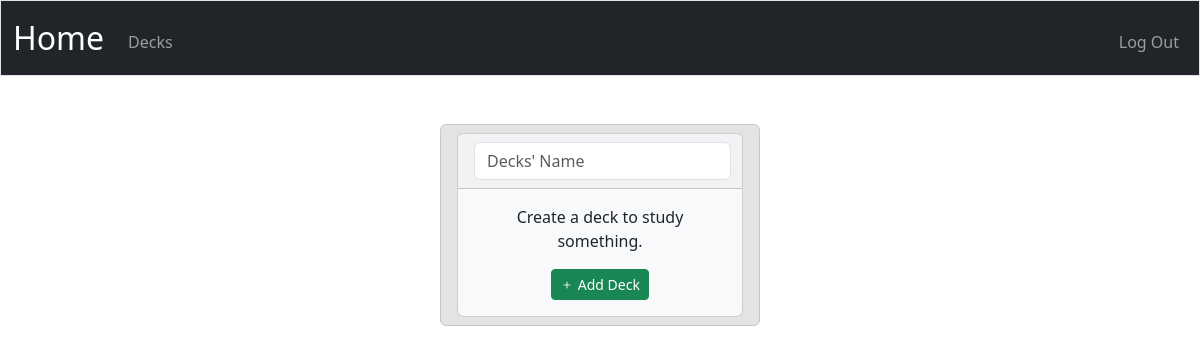
/decks (signed in), run on an earlier commit of the app's database.
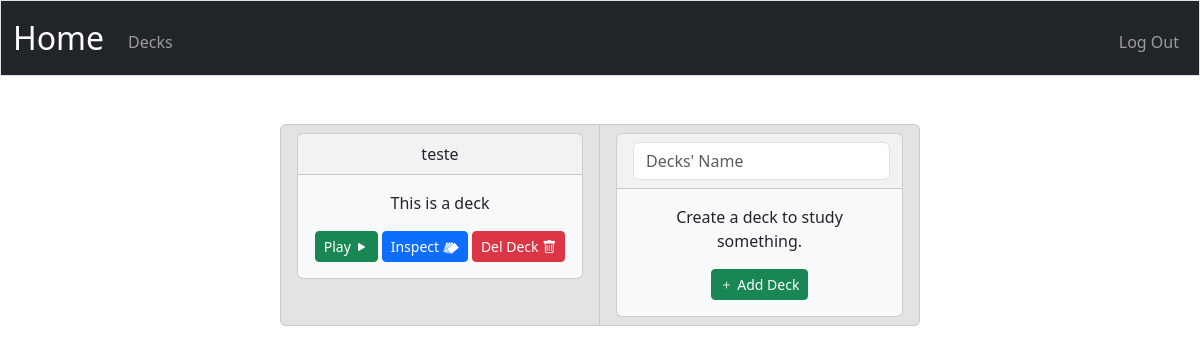
And on a later commit of the database.
### tables this page shows
CREATE TABLE decks (
    id INTEGER PRIMARY KEY AUTOINCREMENT,
    user_id INTEGER NOT NULL,
    name TEXT NOT NULL,
    created_at DATETIME DEFAULT CURRENT_TIMESTAMP,

    FOREIGN KEY (user_id) REFERENCES users(id) ON DELETE CASCADE
);

### src/main.py (the view)
@app.route("/decks")  # type: ignore
def decks() -> str:
    decks = db.execute("SELECT * FROM decks WHERE user_id = ?", session["user_id"])  # type: ignore
    return render_template("decks.html", decks=decks)

### src/main.py (called while the page is built)
@app.after_request
def after_request(response: Response) -> Response:
    response.headers["Cache-Control"] = "no-cache, no-store, must-revalidate"
    response.headers["Expires"] = 0
    response.headers["Pragma"] = "no-cache"
    return response

### src/templates/decks.html (shortened to what this page needs)
{% extends "layout.html" %}  {% block title %} Index {% endblock %} {% block main %}
<ul id="deck-list" class="list-group list-group-horizontal">
  {% for deck in decks %}
  <li data-id="{{ deck.id }}" class="list-group-item list-group-item-secondary">
    <div class="card text-dark bg-light">
      <div class="card-header">{{ deck.name }}</div>
      <div class="card-body">
        <p class="card-text">This is a deck</p>
        <div class="d-grid gap-2 d-md-block">
          <button type="button" class="btn btn-sm btn-success">
            Play
            <i class="bi bi-play-fill"></i>
          </button>
          <a
            type="button"
            class="btn btn-sm btn-primary"
            href="{{url_for('cards', deck_id = deck.id)}}"
          >
            Inspect
            <img id="img_icon" src="static/img/cartas.png" class="img-fluid" />
          </a>
          <button type="button" class="btn btn-sm btn-danger delete-deck">
            Del Deck
            <i class="bi bi-trash"></i>
          </button>
        </div>
      </div>
    </div>
  </li>
  {% endfor %}
  <li class="list-group-item list-group-item-secondary">
    <div class="card text-dark bg-light">
      <div class="card-header">
        <input
          id="deck-name"
          autocomplete="off"
          autofocus
          class="form-control mx-auto w-auto"
          name="deck-name"
          placeholder="Decks' Name"
          type="text"
        />
      </div>
      <div class="card-body">
        <p class="card-text">Create a deck to study something.</p>
        <button id="add-deck" type="button" class="btn btn-sm btn-success">
          <i class="bi bi-plus"></i>
          Add Deck
        </button>
      </div>
    </div>
  </li>
</ul>
{% endblock %}

What changed in the data, as far as the page shows it:
added decks: name "teste"
